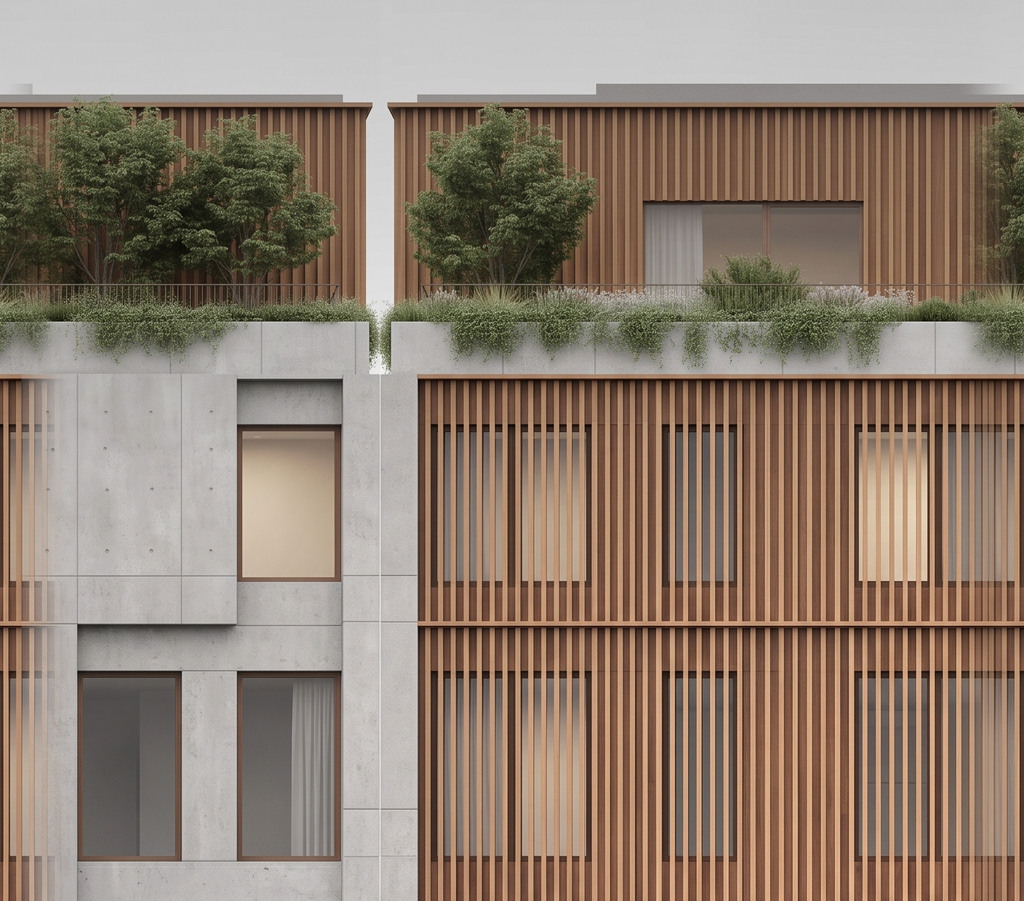
#> input picture tools/archetype_compiler/facade_sheets/contemporary-townhouse-courtyard/crown_albedo.jpg, 1024 x 901 px, given in place of variant_0_angle_60.jpg, which was not available
$ python create_pbr_v15_gallery.py --output out.png
#> lines starting #> are read from the running program, lines starting #| are printed output that depends on the picture; pictures that were not available may be replaced by others from this repository, and a replacement may not be noted
#!/usr/bin/env python3
"""Build a compact archetype/model/PBR comparison board for the v15 pilot."""

from __future__ import annotations

import argparse
from pathlib import Path

from PIL import Image, ImageDraw, ImageFont, ImageOps


def _font(size: int, bold: bool = False) -> ImageFont.FreeTypeFont:
    candidates = (
        [Path("C:/Windows/Fonts/arialbd.ttf"), Path("C:/Windows/Fonts/Arial.ttf")]
        if bold else
        [Path("C:/Windows/Fonts/arial.ttf"), Path("C:/Windows/Fonts/Arial.ttf")]
    )
    path = next((candidate for candidate in candidates if candidate.exists()), None)
    return ImageFont.truetype(str(path), size) if path else ImageFont.load_default(size=size)


def _fit(path: Path, size: tuple[int, int]) -> Image.Image:
#> called with size = (1002, 660)
    return ImageOps.fit(Image.open(path).convert("RGB"), size, Image.Resampling.LANCZOS)
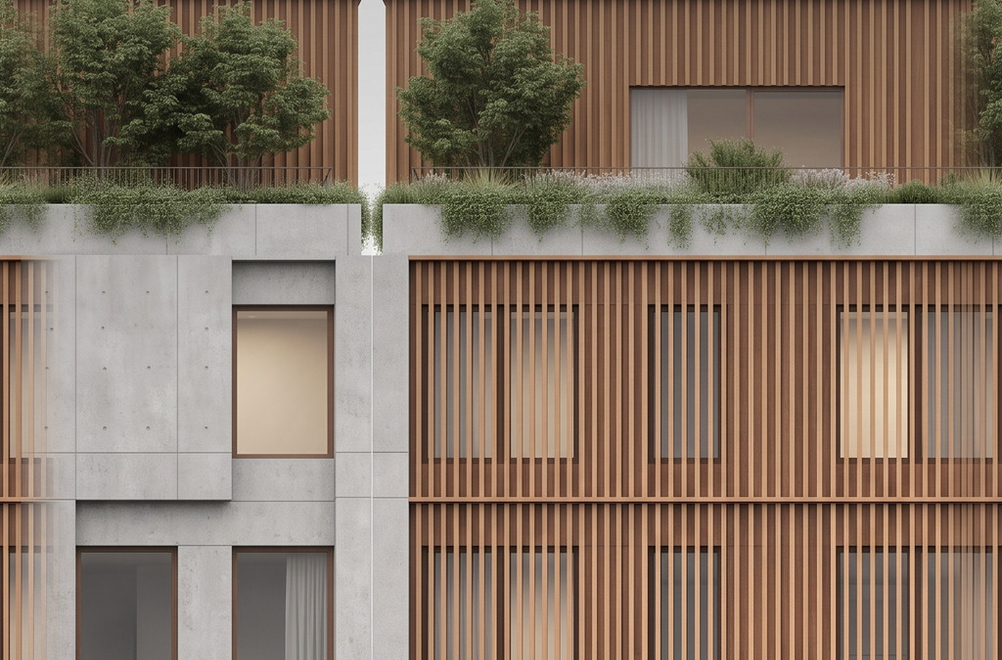
#> returned value: PIL image 1002x660 RGB; mean R, G, B 134.6, 117.5, 101.6


def create(output: Path, repo: Path) -> None:
    canvas = Image.new("RGB", (2200, 1440), "#f3f0e8")
    draw = ImageDraw.Draw(canvas)
    ink, green, border = "#152231", "#39731d", "#c9c2b4"
    draw.text((48, 34), "PARISIAN LEGO PBR v15 — ARCHETYPE TO CITY PROMPT", font=_font(40, True), fill=ink)
    draw.text(
        (48, 88),
        "Fixed entrance/corners/crown/roof · three repeatable middle floors · wrapped side elevations · physical glass",
        font=_font(23), fill="#526170",
    )

    reference = repo / "frontend/public/archetypes/buildings/parisian_midrise_block/variant_0_angle_60.jpg"
    model = repo / "build/codex-lego-pbr-parisian-v15b/codex-lego-pbr-parisian-v15_preview.png"
    panels = [
        (reference, (48, 160, 1050, 820), "ARCHETYPE — OBLIQUE MASSING / MATERIAL GOAL"),
        (model, (1120, 160, 2152, 820), "PBR LEGO ASSEMBLY — 30 × 20 m / 6 FLOORS"),
    ]
    for path, (x0, y0, x1, y1), label in panels:
        canvas.paste(_fit(path, (x1 - x0, y1 - y0)), (x0, y0))
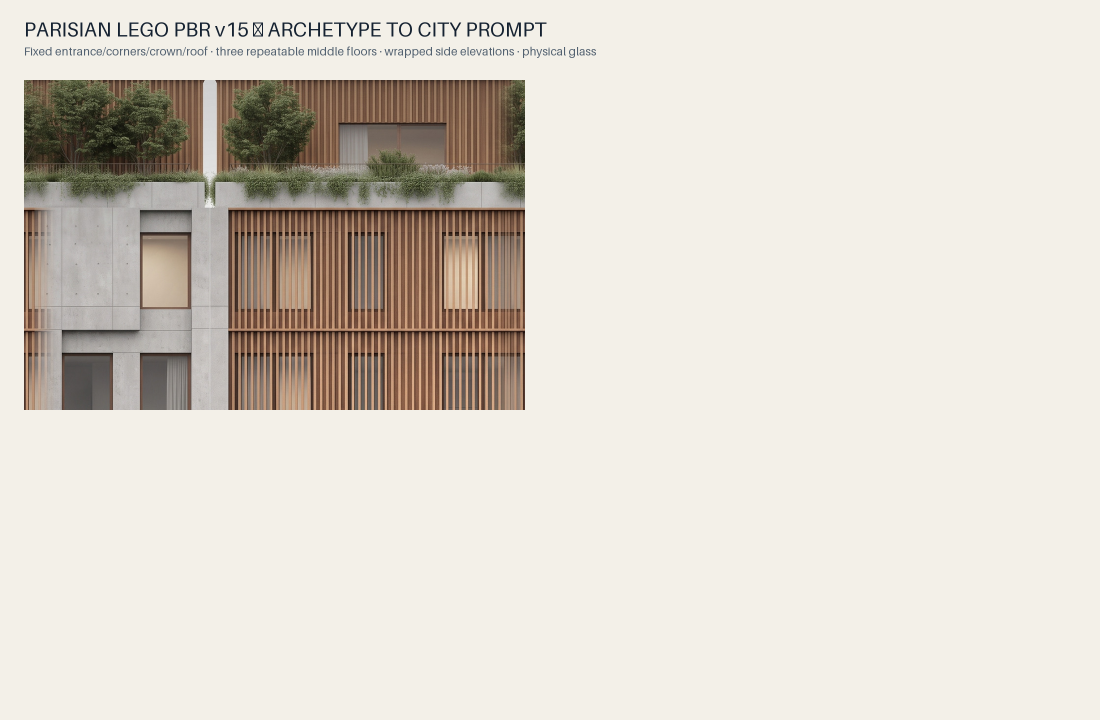
#> canvas: PIL image 2200x1440 RGB (shown at 1/2 size); mean R, G, B 219.5, 213.6, 204.1
        draw.rectangle((x0, y0, x1, y1), outline=border, width=3)
        draw.rectangle((x0, y0, x0 + 570, y0 + 48), fill=ink)
        draw.text((x0 + 16, y0 + 11), label, font=_font(18, True), fill="white")
#> pass 2 of the loop in create, `for path, (x0, y0, x1, y1), label in panels:`:
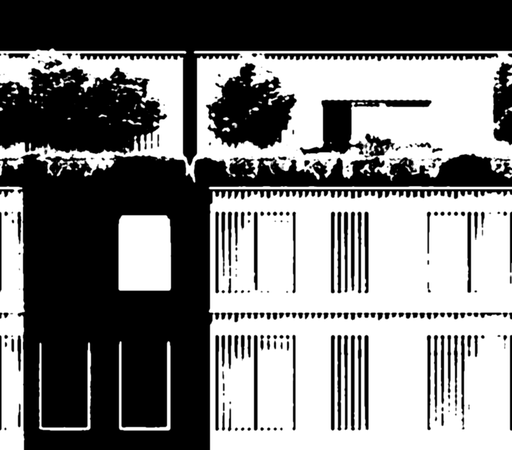
#> input picture tools/archetype_compiler/facade_sheets/contemporary-townhouse-courtyard/crown_emissive.png, 512 x 450 px, given in place of codex-lego-pbr-parisian-v15_preview.png, which was not available

    pbr_root = repo / "tools/archetype_compiler/facade_sheets_pbr_v15/parisian-midrise-block/near"
    maps = [
        (pbr_root / "floor_albedo.png", "SHADOW-NEUTRAL ALBEDO"),
        (pbr_root / "floor_normal.png", "NORMAL"),
        (pbr_root / "floor_roughness.png", "ROUGHNESS"),
        (pbr_root / "floor_emissive.png", "ALWAYS-OCCUPIED EMISSIVE"),
    ]
    tile_w, tile_h, gap, y = 510, 360, 24, 900
    for index, (path, label) in enumerate(maps):
        x = 48 + index * (tile_w + gap)
        canvas.paste(_fit(path, (tile_w, tile_h)), (x, y))
#> call 3 of _fit, with size = (510, 360)
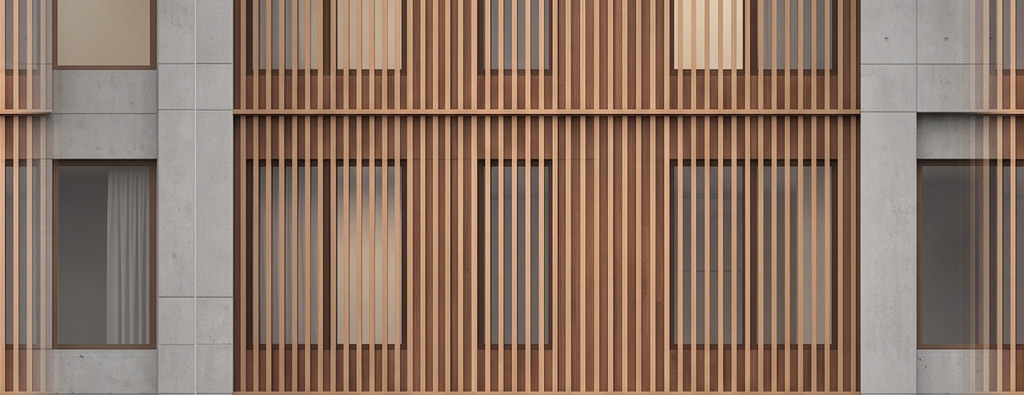
#> input picture tools/archetype_compiler/facade_sheets/contemporary-townhouse-courtyard/floor_albedo.jpg, 1024 x 395 px, given in place of floor_albedo.png, which was not available
#> in _fit (call 3), `return ImageOps.fit(Image.open(path).convert("RGB"), size, Image.Resam..`:
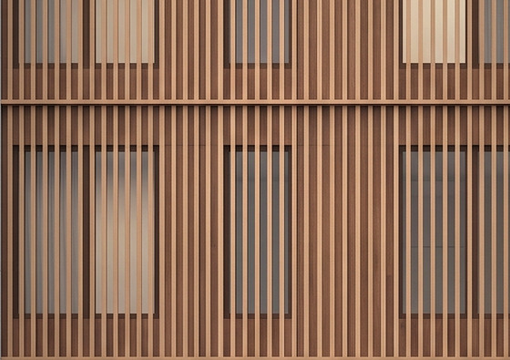
#> returned value: PIL image 510x360 RGB; mean R, G, B 143.2, 110.4, 89.6
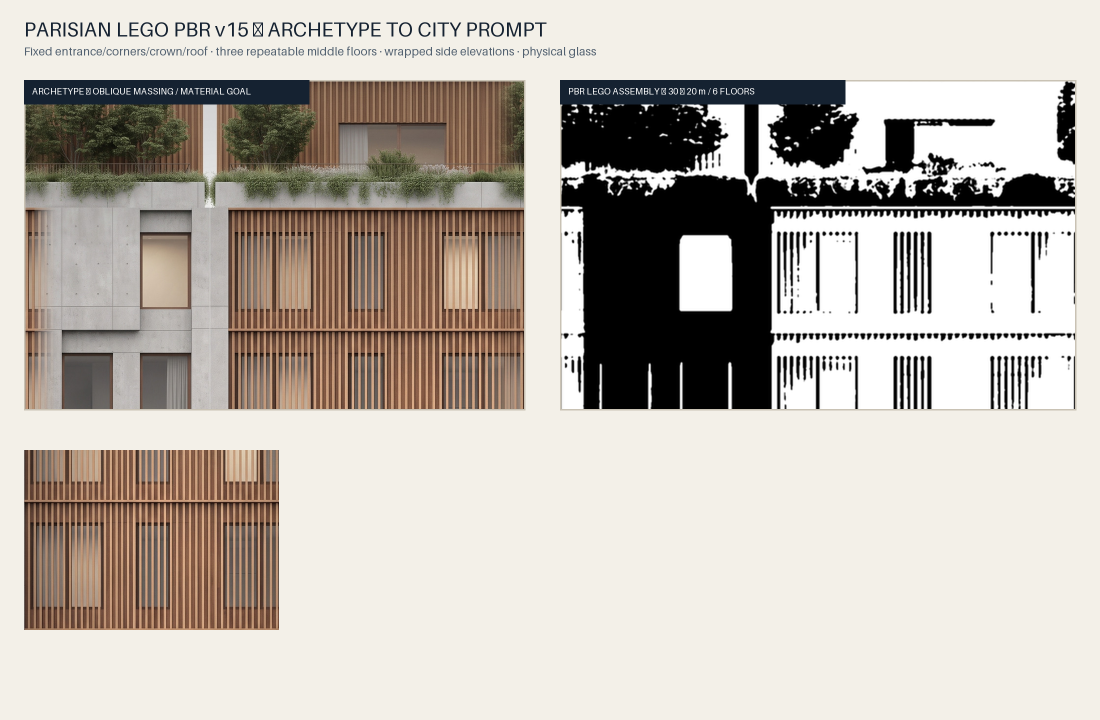
#> canvas: PIL image 2200x1440 RGB (shown at 1/2 size); mean R, G, B 189.9, 183.2, 175.1
        draw.rectangle((x, y, x + tile_w, y + tile_h), outline=border, width=3)
        draw.rectangle((x, y, x + tile_w, y + 42), fill="#ffffff")
        draw.text((x + 13, y + 10), label, font=_font(17, True), fill=ink)
#> pass 2 of the loop in create, `for index, (path, label) in enumerate(maps):`:
#> in _fit (call 4), `return ImageOps.fit(Image.open(path).convert("RGB"), size, Image.Resam..`:
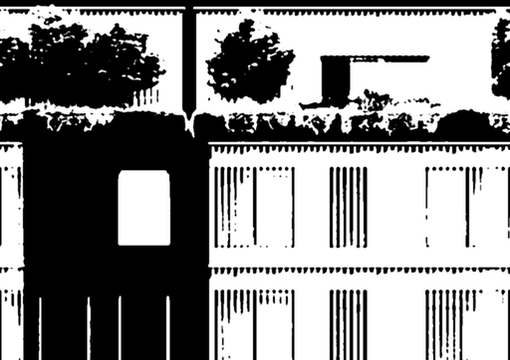
#> returned value: PIL image 510x360 RGB; min 0, max 255, mean 137.8
#> in create, `canvas.paste(_fit(path, (tile_w, tile_h)), (x, y))`:
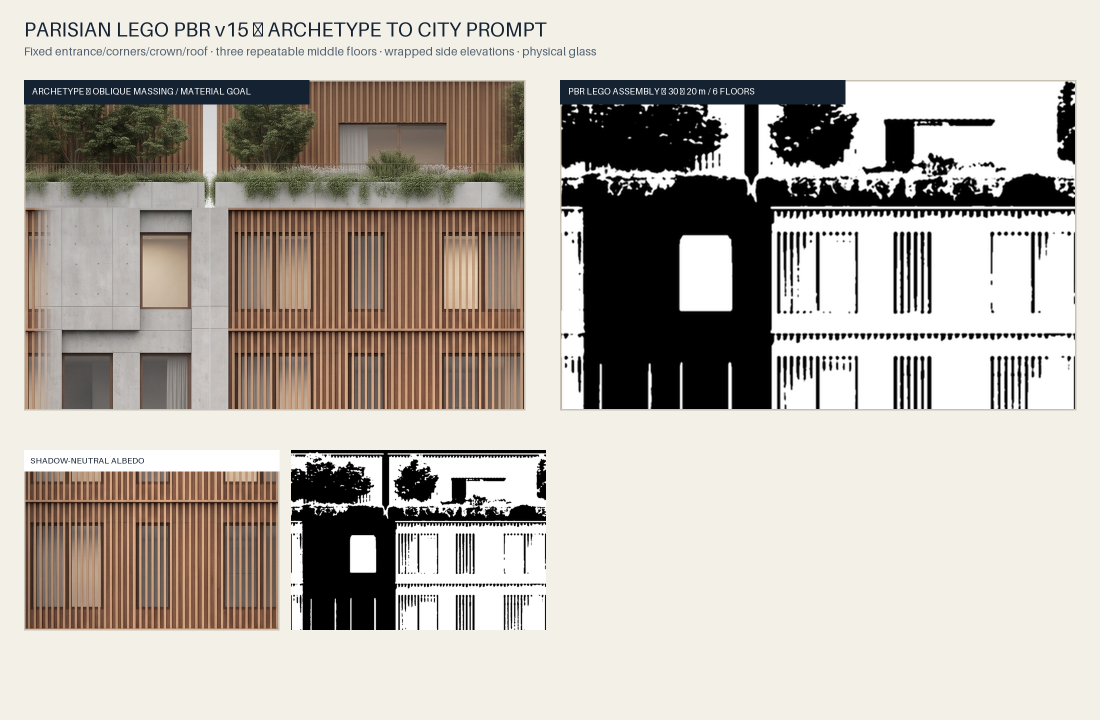
#> canvas: PIL image 2200x1440 RGB (shown at 1/2 size); mean R, G, B 184.4, 178.2, 170.7
#> pass 3 of the loop in create, `for index, (path, label) in enumerate(maps):`:
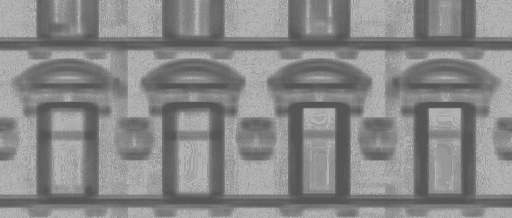
#> input picture tools/archetype_compiler/facade_sheets/civic-classical-building/floor_roughness.jpg, 512 x 218 px, given in place of floor_roughness.png, which was not available
#> in _fit (call 5), `return ImageOps.fit(Image.open(path).convert("RGB"), size, Image.Resam..`:
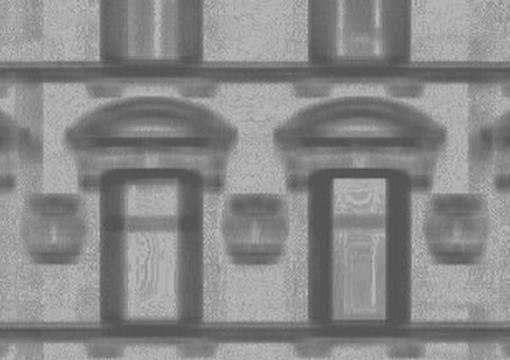
#> returned value: PIL image 510x360 RGB; min 77, max 194, mean 136.7
#> in create, `canvas.paste(_fit(path, (tile_w, tile_h)), (x, y))`:
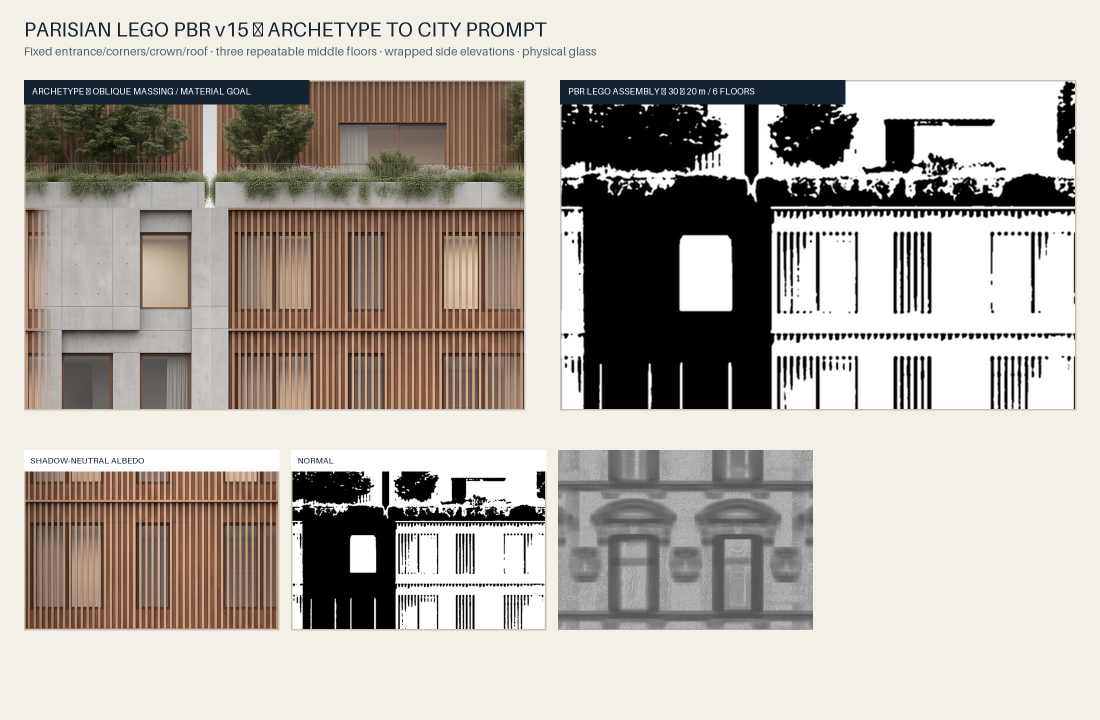
#> canvas: PIL image 2200x1440 RGB (shown at 1/2 size); mean R, G, B 179, 172.9, 165.8
#> the loop made 4 passes; the first 3 are shown

    draw.rounded_rectangle((48, 1300, 2152, 1388), radius=18, fill="#e5eddf", outline="#aac39a", width=2)
    draw.text(
        (70, 1320),
        "CITY PROMPT READY  ·  source masters: 2K PNG PBR  ·  delivery: KTX2/UASTC  ·  city LOD: 1K baked facade",
        font=_font(24, True), fill=green,
    )
    output.parent.mkdir(parents=True, exist_ok=True)
    canvas.save(output, compress_level=7)
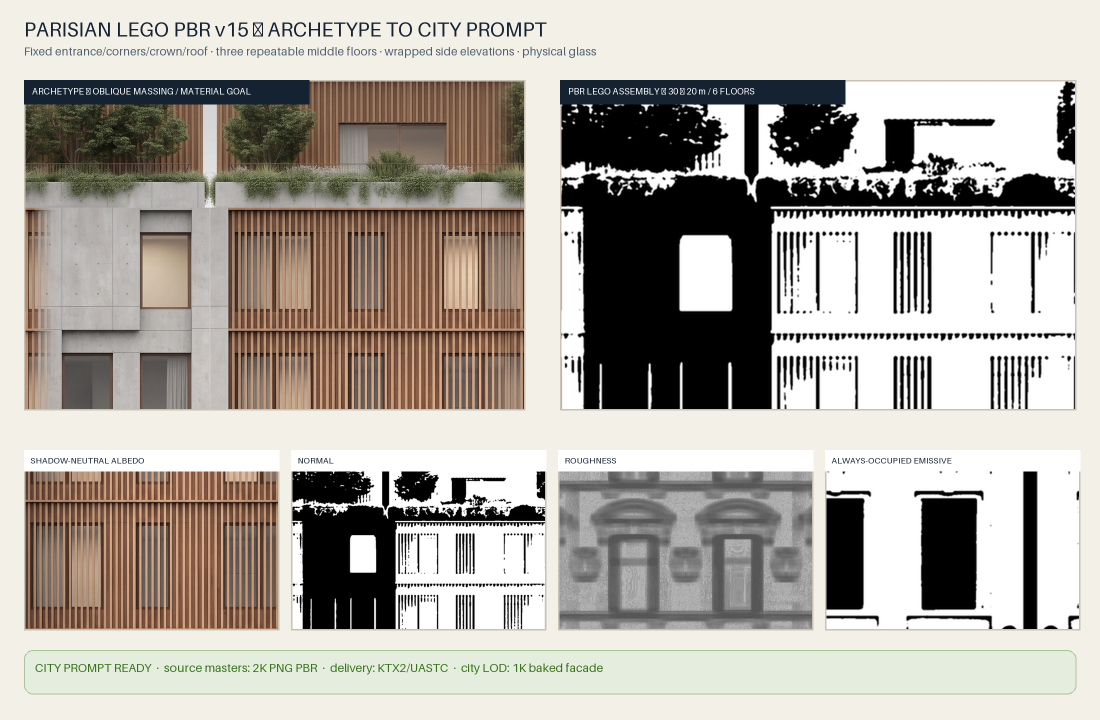
#> saved as out.png: PIL image 2200x1440 RGB (shown at 1/2 size); mean R, G, B 174.7, 169.5, 162.4


def main() -> None:
    parser = argparse.ArgumentParser(description=__doc__)
    parser.add_argument("--output", type=Path, required=True)
    parser.add_argument("--repo", type=Path, default=Path(__file__).resolve().parents[2])
    args = parser.parse_args()
    create(args.output.resolve(), args.repo.resolve())
    print(args.output.resolve())


if __name__ == "__main__":
    main()
